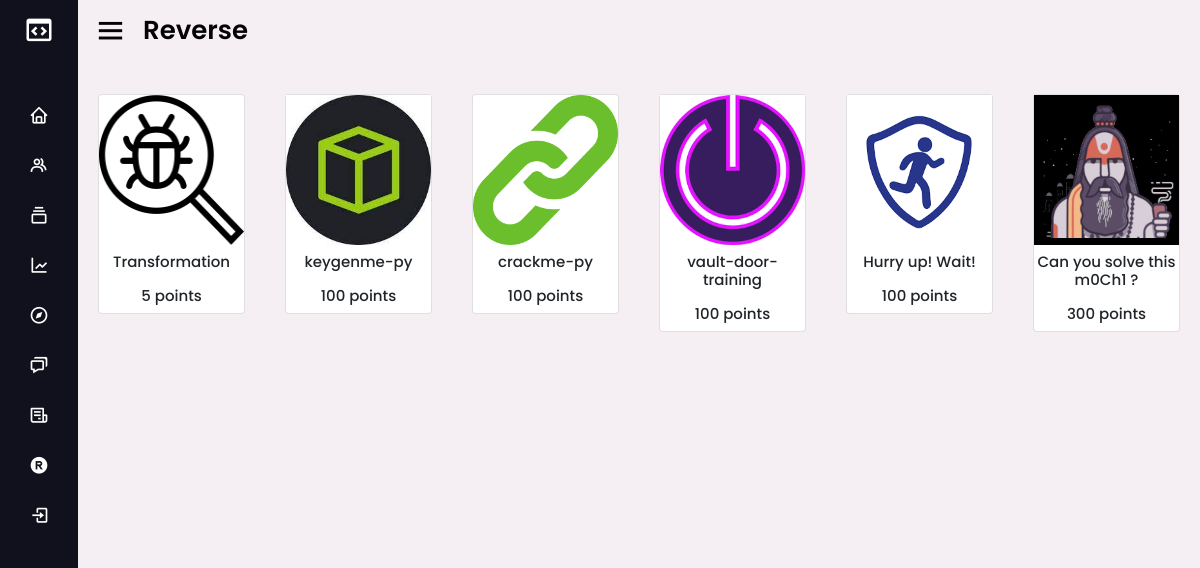
The page /chall/re/ on the database as committed earlier.
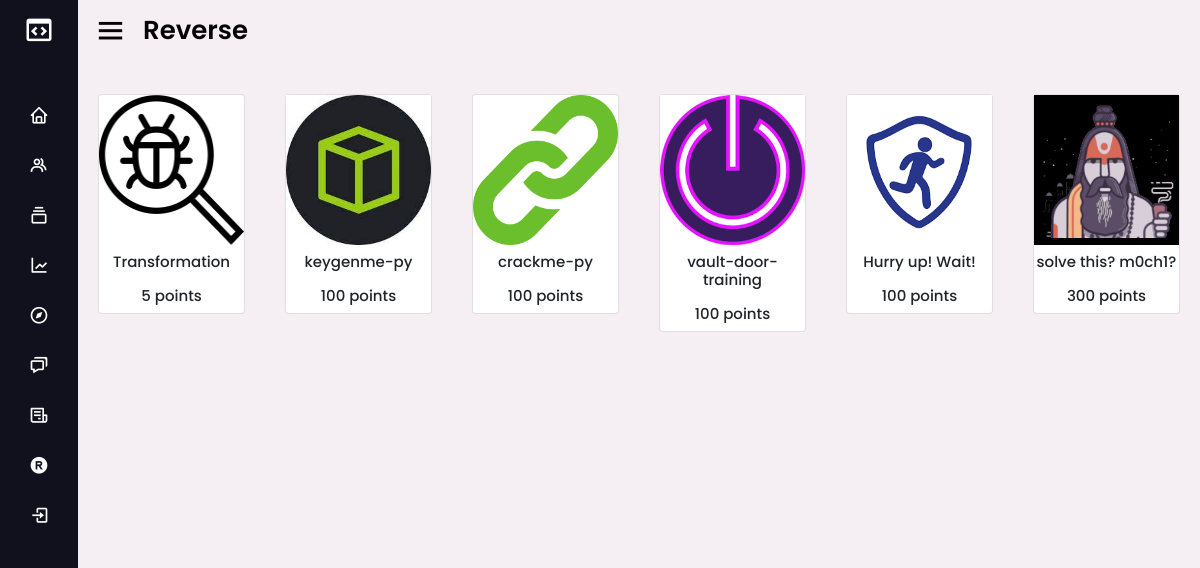
The same page on the database as committed later.
### base/models.py (models this page shows, shortened)
class Chall(models.Model):
    list = (('Web exploit' , 'Web') , ('Cryptography', 'Crypto') , ('Pwnable','Pwn') , ('Reverse','Re'))
    chall_id = models.IntegerField(blank = True , default= 1)
    chall_name = models.CharField(max_length=50)
    decription = models.TextField(null=True , blank=True)
    link = models.TextField(null=True , blank=True)
    type = models.CharField(max_length=20 ,choices=list)
    img = models.CharField(max_length=50, blank=True)
    author = models.CharField(max_length=20 , blank=True)
    flag = models.CharField(max_length=255)
    point = models.IntegerField(default=0)
    updated = models.DateTimeField(auto_now=True)
    created = models.DateTimeField(auto_now_add=True)

### base/views.py (the view)
# urls.py: path('chall/re/', views.re , name='challre'),
def re(request):
    re = Chall.objects.filter(type="Reverse")
    context = {'re': re}
    return render(request, 'base/chall/re.html', context)

### base/templates/base/chall/re.html
{% extends 'base/chall/chall.html' %}
{% block header_chall %}
<span class="text">Reverse</span>
{% endblock header_chall %}
{% block re_category %}
<div class="container mt-1">
    <div class="row">
{% for i in re %}
<div class="col-md-2 col-sm-6" style = "padding:30px 20px;">
  <div class="card card-block" data-bs-toggle="modal" data-bs-target="#exampleModal" chall-name = "{{i.chall_name}}" chall-decription="{{i.decription}}" chall-link="{{i.link}}">
  <img src="{{i.img}}" alt="Photo of sunset">
  <h5 class="card-title  mt-2 mb-2 text-center">{{i.chall_name}}</h5>
  <h5 class="card-title  mt-2 mb-2 text-center">{{i.point}} points</h5>
</div>
</div>
{% endfor %}
</div>
</div>
{% endblock re_category %}

### base/templates/base/chall/chall.html (shortened to what this page needs)
{% extends 'main.html' %}
{% load static %}
{% block header_text %}
{% block header_chall %}{% endblock header_chall %}
{% endblock header_text %}
{% block content %}
{% if request.path == "/chall/" %}
{% for i in type_chall %}
<div class="container">
  <div class="row">
    <h2 style="text-align : center">{{i}}</h2>
    {% for j in chall %}
    {% if j.type == i %}
    <div class="col-md-2 col-sm-6" style="padding:30px 20px;">
      <div class="card card-block" data-bs-toggle="modal" data-bs-target="#exampleModal" chall-name="{{j.chall_name}}"
        chall-decription="{{j.decription}}" chall-link="{{j.link}} " chall-author="{{j.author}}">
        <img src="{{j.img}}" alt="error">
        <h5 class="card-title  mt-2 mb-2 text-center ">{{j.chall_name}}</h5>
        <h5 class="card-title  mt-2 mb-2 text-center">{{j.point}} points</h5>
      </div>
    </div>
    {% endif %}
    {% endfor %}
    {% endfor %}
    {% elif request.path == "/chall/web/" %}
    {% block web_category %}{% endblock web_category %}
    {% elif request.path == "/chall/crypto/" %}
    {% block crypto_category %}{% endblock crypto_category %}
    {% elif request.path == "/chall/pwn/"%}
    {% block pwn_category %}{% endblock pwn_category %}
    {% elif request.path == "/chall/re/"%}
    {%block re_category %}{% endblock re_category %}
    {% endif %}
    {% endblock content %}

### templates/main.html (shortened to what this page needs)
{% load static %}
<html lang="en">
  <head>
    <link
      href="https://cdn.jsdelivr.net/npm/bootstrap@5.0.2/dist/css/bootstrap.min.css"
      rel="stylesheet"
    />
    <link
      href="https://unpkg.com/boxicons@2.1.2/css/boxicons.min.css"
      rel="stylesheet"
    />
    <link rel="stylesheet" href="{% static '/styles/main.css' %} " />
  </head>
  <body >
    {% include 'navbar.html' %}
    <section class="home-section">
      <div class="home-content">
        <i class="bx bx-menu"></i>
        {% block header_text %}
        {% endblock header_text %}
      </div>
      {% block content %}{% endblock content %}
    </section>
  </body>
</html>

### templates/navbar.html (shortened to what this page needs)
<div class="sidebar close">
  <div class="logo-details">
    <i class="bx bx-code-block"></i>
  </div>
  <ul class="nav-links">
    <li>
      <a href="/">
        <i class="bx bx-home"></i>
      </a>
    </li>
    <li>
      <a href="/teams">
        <i class="bx bx-group"></i>
      </a>
    </li>
    <li>
      <div class="iocn-link">
        <a href="/chall">
          <i class="bx bx-collection"></i>
        </a>
      </div>
    </li>
    <li>
      <a href="/scoreboard">
        <i class="bx bx-line-chart"></i>
      </a>
    </li>
    <li>
      <a href="/sponsors">
        <i class="bx bx-compass"></i>
      </a>
    </li>
    <li>
      <a href="/users">
        <i class="bx bx-chat"></i>
      </a>
    </li>
    <li>
      <a href="/rules">
        <i class="bx bx-receipt"></i>
      </a>
    </li>
    {% if request.user.is_authenticated %}
    <li>
      <div class="profile-details">
        <div class="profile-content">
        </div>
        <div class="name-job">
          <div class="profile_name">{{request.user.username}}</div>
          <div class="job">{{request.user.groups.get}}</div>
        </div>
        <a href ="/logout"><i class='bx bx-log-out' ></i></a>
      </div>
    </li>
    {% else %}
    <li>
      <a href="/register">
        <i class='bx bxs-registered'></i>
      </a>
    </li>
    <li>
      <a href="/login">
        <i class='bx bx-log-in' ></i>
      </a>
    </li>
  {% endif %}
  </ul>
</div>

### static/styles/main.css (style rules this page uses)
* { margin: 0; padding: 0; box-sizing: border-box; font-family: 'Poppins', sans-serif; }
.sidebar { position: fixed; top: 0; left: 0; height: 100%; width: 260px; background: #11101d; z-index: 100; transition: all 0.5s ease; }
.sidebar.close { width: 78px; }
.sidebar .logo-details { height: 60px; width: 100%; display: flex; align-items: center; }
.sidebar .logo-details i { font-size: 30px; color: #fff; height: 50px; min-width: 78px; text-align: center; line-height: 50px; }
.sidebar .nav-links { height: 100%; padding: 30px 0 150px 0; overflow: auto; }
.sidebar.close .nav-links { overflow: visible; }
.sidebar .nav-links li { position: relative; list-style: none; transition: all 0.4s ease; }
.sidebar .nav-links li .iocn-link { display: flex; align-items: center; justify-content: space-between; }
.sidebar.close .nav-links li .iocn-link { display: block }
.sidebar .nav-links li i { height: 50px; min-width: 78px; text-align: center; line-height: 50px; color: #fff; font-size: 20px; cursor: pointer; transition: all 0.3s ease; }
.sidebar .nav-links li a { display: flex; align-items: center; text-decoration: none; }
.home-section { position: relative; background: #f5eff4; min-height: 100% ; left: 260px; width: 100%; transition: all 0.5s ease; size: cover; }
.sidebar.close ~ .home-section { left: 78px; width: calc(100% - 78px); }
.home-section .home-content { height: 60px; display: flex; align-items: center; }
.home-section .home-content .bx-menu, .home-section .home-content .text { color: #050204; font-size: 35px; }
.home-section .home-content .bx-menu { margin: 0 15px; cursor: pointer; }
.home-section .home-content .text { font-size: 26px; font-weight: 600; }
img { height:150px; width:100%; }
div [class^="col-"] { padding-left:5px; padding-right:5px; }
.card { transition:0.5s; cursor:pointer; }
.card-title { font-size:15px; transition:1s; cursor:pointer; }
.card::before, .card::after { position: absolute; top: 0; right: 0; bottom: 0; left: 0; transform: scale3d(0, 0, 1); transition: transform .3s ease-out 0s; background: rgba(255, 255, 255, 0.1); content: ''; pointer-events: none; }
.card::before { transform-origin: left top; }
.card::after { transform-origin: right bottom; }

Rows that differ between the two databases and show on the page:
changed Chall: chall_name "Can you solve this m0Ch1 ?" → "solve this? m0ch1?"
